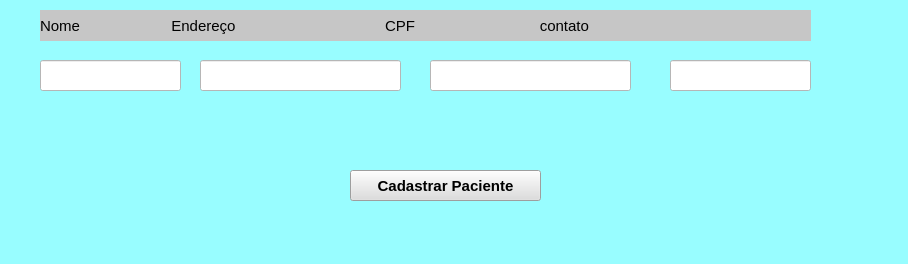
<?xml version="1.0" encoding="UTF-8"?>
<ui version="4.0">
 <class>MainWindow</class>
 <widget class="QMainWindow" name="MainWindow">
  <property name="geometry">
   <rect>
    <x>0</x>
    <y>0</y>
    <width>908</width>
    <height>264</height>
   </rect>
  </property>
  <property name="windowTitle">
   <string>MainWindow</string>
  </property>
  <property name="styleSheet">
   <string notr="true">background-color: rgb(152, 253, 255);</string>
  </property>
  <widget class="QWidget" name="centralwidget">
   <widget class="QLineEdit" name="c_contato">
    <property name="geometry">
     <rect>
      <x>670</x>
      <y>60</y>
      <width>141</width>
      <height>31</height>
     </rect>
    </property>
    <property name="styleSheet">
     <string notr="true">background-color: rgb(255, 255, 255);</string>
    </property>
   </widget>
   <widget class="QLineEdit" name="c_endereco">
    <property name="geometry">
     <rect>
      <x>200</x>
      <y>60</y>
      <width>201</width>
      <height>31</height>
     </rect>
    </property>
    <property name="styleSheet">
     <string notr="true">background-color: rgb(255, 255, 255);</string>
    </property>
   </widget>
   <widget class="QLabel" name="label">
    <property name="geometry">
     <rect>
      <x>40</x>
      <y>10</y>
      <width>771</width>
      <height>31</height>
     </rect>
    </property>
    <property name="font">
     <font>
      <pointsize>11</pointsize>
     </font>
    </property>
    <property name="styleSheet">
     <string notr="true">background-color: rgb(198, 198, 198);</string>
    </property>
    <property name="text">
     <string>Nome                      Endereço                                    CPF                              contato</string>
    </property>
   </widget>
   <widget class="QLabel" name="aviso">
    <property name="geometry">
     <rect>
      <x>250</x>
      <y>100</y>
      <width>361</width>
      <height>41</height>
     </rect>
    </property>
    <property name="font">
     <font>
      <pointsize>14</pointsize>
      <weight>75</weight>
      <bold>true</bold>
     </font>
    </property>
    <property name="text">
     <string/>
    </property>
    <property name="alignment">
     <set>Qt::AlignCenter</set>
    </property>
   </widget>
   <widget class="QLineEdit" name="c_nome">
    <property name="geometry">
     <rect>
      <x>40</x>
      <y>60</y>
      <width>141</width>
      <height>31</height>
     </rect>
    </property>
    <property name="styleSheet">
     <string notr="true">background-color: rgb(255, 255, 255);</string>
    </property>
   </widget>
   <widget class="QPushButton" name="botao_cad">
    <property name="geometry">
     <rect>
      <x>350</x>
      <y>170</y>
      <width>191</width>
      <height>31</height>
     </rect>
    </property>
    <property name="font">
     <font>
      <pointsize>11</pointsize>
      <weight>75</weight>
      <bold>true</bold>
     </font>
    </property>
    <property name="styleSheet">
     <string notr="true">background-color: rgb(221, 221, 221);</string>
    </property>
    <property name="text">
     <string>Cadastrar Paciente</string>
    </property>
   </widget>
   <widget class="QLineEdit" name="c_cpf">
    <property name="geometry">
     <rect>
      <x>430</x>
      <y>60</y>
      <width>201</width>
      <height>31</height>
     </rect>
    </property>
    <property name="styleSheet">
     <string notr="true">background-color: rgb(255, 255, 255);</string>
    </property>
   </widget>
  </widget>
  <widget class="QStatusBar" name="statusbar"/>
 </widget>
 <resources/>
 <connections/>
</ui>
